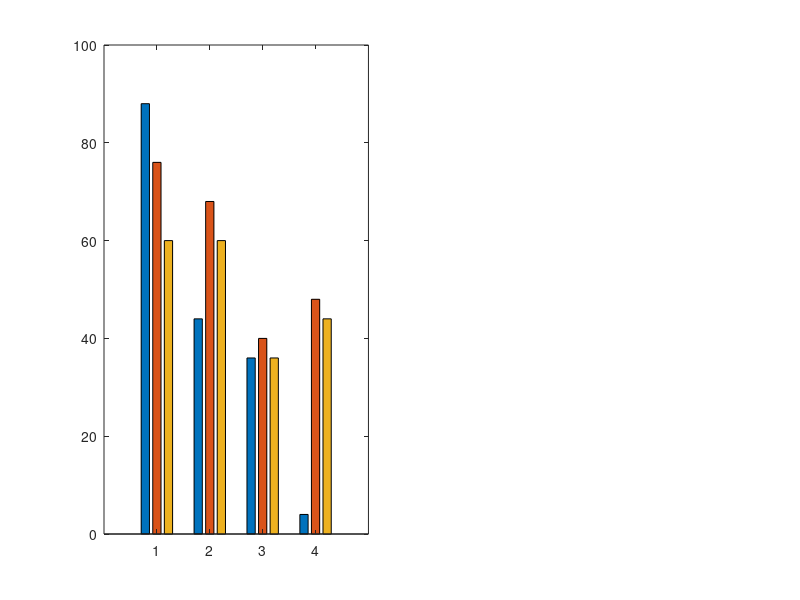

Recreate this plot in MATLAB. (Note: this script raises an error after producing the figure.)
%% plot_v7_context_history.m
% V7 — Context History Mode Comparison  (1 × 2 figure)
%
% Left  (a): Risk Accuracy (%)         — was the risk label correct?
% Right (b): Change Detection Rate (%) — among change_event==1 frames,
%            did the model correctly flag the transition? (n=10 per cell)
%
% Data source: V7_runs_20260525_221631.csv  (latest run)
%
% Key findings:
%   Risk Accuracy  : short history best for 3/4 models; GPT-4o-mini 4% stateless
%   Change Detect  : Gemini gains most from short history (60%→90%);
%                    GPT-4o surprisingly high stateless (90%)

clear; clc; close all;

%% ── Data ─────────────────────────────────────────────────────────────────────
modelLabels = {'GPT-4o','Gemini','Claude','GPT-4o-mini'};
modeLabels  = {'Stateless','Short History','Full History'};

% Rows = models, Cols = [Stateless, Short, Full]
% Source: latest CSV V7_runs_20260525_221631.csv
RiskAcc = [88.0,  76.0,  60.0;   % GPT-4o       — best: Stateless
           44.0,  68.0,  60.0;   % Gemini        — best: Short
           36.0,  40.0,  36.0;   % Claude         — best: Short (marginal)
            4.0,  48.0,  44.0];  % GPT-4o-mini   — best: Short

% Change Detection Rate (%) — only among change_event==1 frames (n=10/cell)
% Measures: did the model flag a real scene transition correctly?
ChgDet = [90.0,  70.0,  60.0;   % GPT-4o       — best: Stateless (strong base)
          60.0,  90.0,  70.0;   % Gemini        — best: Short (biggest gain)
          50.0,  50.0,  40.0;   % Claude         — flat; slight drop w/ full
          60.0,  60.0,  50.0];  % GPT-4o-mini   — marginal history benefit

xM = 1:4;

% History mode colours
mc = [0.35 0.62 0.90;   % Stateless  — blue
      0.30 0.72 0.40;   % Short      — green
      0.90 0.45 0.35];  % Full       — red/orange

nBars  = 3;
bWidth = 0.75;
offsets = linspace(-(nBars-1)/2, (nBars-1)/2, nBars) * (bWidth/nBars);

%% ── Figure ───────────────────────────────────────────────────────────────────
fig = figure('Name','V7 — Context History Mode Comparison', ...
             'Position',[80 80 1200 480]);

% Leave room at bottom for legend
set(fig,'DefaultAxesPosition',[0.07 0.18 0.87 0.70]);

%% ══════════════════════════════════════════════════════════════════════════════
%% Subplot (a) — Risk Accuracy
%% ══════════════════════════════════════════════════════════════════════════════
ax1 = subplot(1,2,1);
bh1 = bar(xM, RiskAcc, bWidth);
for k = 1:3
    bh1(k).FaceColor = mc(k,:);
    bh1(k).FaceAlpha = 0.88;
    bh1(k).EdgeColor = 'none';
end
hold on;

% GPT-4o-mini stateless callout
text(xM(4) + offsets(1), RiskAcc(4,1) + 5, '4%!', ...
     'HorizontalAlignment','center','FontSize',9, ...
     'Color',[0.80 0.10 0.10],'FontWeight','bold');

% Value labels inside bars (val > 12)
for m = 1:4
    for k = 1:3
        val = RiskAcc(m,k);
        bx  = xM(m) + offsets(k);
        if val > 12
            text(bx, val/2, sprintf('%.0f%%',val), ...
                 'HorizontalAlignment','center','FontSize',7.5, ...
                 'Color','w','FontWeight','bold');
        end
    end
end

% Cross-model mean lines — the system-level story
meanRisk = mean(RiskAcc, 1);   % [43.0, 58.0, 50.0]
yline(meanRisk(1),':', 'Color', mc(1,:), 'LineWidth', 1.4, 'HandleVisibility','off');
yline(meanRisk(2),':', 'Color', mc(2,:), 'LineWidth', 1.8, 'HandleVisibility','off');
yline(meanRisk(3),':', 'Color', mc(3,:), 'LineWidth', 1.4, 'HandleVisibility','off');
text(4.62, meanRisk(1)+1, sprintf('%.0f%%', meanRisk(1)), 'FontSize',7.5, 'Color', mc(1,:), 'FontWeight','bold');
text(4.62, meanRisk(2)+1, sprintf('%.0f%%', meanRisk(2)), 'FontSize',7.5, 'Color', mc(2,:), 'FontWeight','bold');
text(4.62, meanRisk(3)+1, sprintf('%.0f%%', meanRisk(3)), 'FontSize',7.5, 'Color', mc(3,:), 'FontWeight','bold');
text(4.62, meanRisk(2)+4.5, '\mu', 'FontSize',7,'Color',[0.3 0.3 0.3]);

set(ax1,'XTick',xM,'XTickLabel',modelLabels,'FontSize',10.5);
ylim([0 100]);
ylabel('Risk Accuracy (%)','FontSize',11);
title({'(a) Risk Accuracy by History Mode'; ...
       '(dotted lines = cross-model mean per mode)'},'FontSize',10.5);
grid on;
ax1.YGrid='on'; ax1.XGrid='off';
ax1.GridAlpha=0.3; ax1.GridLineStyle='--'; ax1.Box='off';
hold off;

%% ══════════════════════════════════════════════════════════════════════════════
%% Subplot (b) — Change Detection Rate
%% ══════════════════════════════════════════════════════════════════════════════
ax2 = subplot(1,2,2);
bh2 = bar(xM, ChgDet, bWidth);
for k = 1:3
    bh2(k).FaceColor = mc(k,:);
    bh2(k).FaceAlpha = 0.88;
    bh2(k).EdgeColor = 'none';
end
hold on;

% Gemini short callout — biggest gain from history
text(xM(2) + offsets(2), ChgDet(2,2) + 5, '90%!', ...
     'HorizontalAlignment','center','FontSize',9, ...
     'Color',[0.12 0.55 0.18],'FontWeight','bold');

% Value labels inside bars
for m = 1:4
    for k = 1:3
        val = ChgDet(m,k);
        bx  = xM(m) + offsets(k);
        if val > 12
            text(bx, val/2, sprintf('%.0f%%',val), ...
                 'HorizontalAlignment','center','FontSize',7.5, ...
                 'Color','w','FontWeight','bold');
        end
    end
end

% Cross-model mean lines
meanChg = mean(ChgDet, 1);   % [65.0, 67.5, 55.0]
yline(meanChg(1),':', 'Color', mc(1,:), 'LineWidth', 1.4, 'HandleVisibility','off');
yline(meanChg(2),':', 'Color', mc(2,:), 'LineWidth', 1.8, 'HandleVisibility','off');
yline(meanChg(3),':', 'Color', mc(3,:), 'LineWidth', 1.4, 'HandleVisibility','off');
text(4.62, meanChg(1)-3,  sprintf('%.0f%%', meanChg(1)), 'FontSize',7.5, 'Color', mc(1,:), 'FontWeight','bold');
text(4.62, meanChg(2)+1,  sprintf('%.0f%%', meanChg(2)), 'FontSize',7.5, 'Color', mc(2,:), 'FontWeight','bold');
text(4.62, meanChg(3)-3,  sprintf('%.0f%%', meanChg(3)), 'FontSize',7.5, 'Color', mc(3,:), 'FontWeight','bold');
text(4.62, meanChg(2)+4.5, '\mu', 'FontSize',7,'Color',[0.3 0.3 0.3]);

set(ax2,'XTick',xM,'XTickLabel',modelLabels,'FontSize',10.5);
ylim([0 100]);
ylabel('Change Detection Rate (%)','FontSize',11);
title({'(b) Change Detection Rate by History Mode'; ...
       '(scene-transition frames only, n = 10/cell; dotted = cross-model mean)'},'FontSize',10.5);
grid on;
ax2.YGrid='on'; ax2.XGrid='off';
ax2.GridAlpha=0.3; ax2.GridLineStyle='--'; ax2.Box='off';
hold off;

%% ── Common legend at bottom ──────────────────────────────────────────────────
axLeg = axes('Position',[0 0 1 1],'Visible','off','HandleVisibility','off');
hold(axLeg,'on');
hDummy = gobjects(1,3);
for k = 1:3
    hDummy(k) = patch(NaN, NaN, mc(k,:), ...
                      'FaceAlpha',0.88,'EdgeColor','none','Parent',axLeg);
end
lgd = legend(axLeg, hDummy, modeLabels, ...
             'Orientation','horizontal','FontSize',10,'Box','off');
lgd.Units    = 'normalized';
lgd.Position = [0.22 0.01 0.56 0.05];

hold off;
